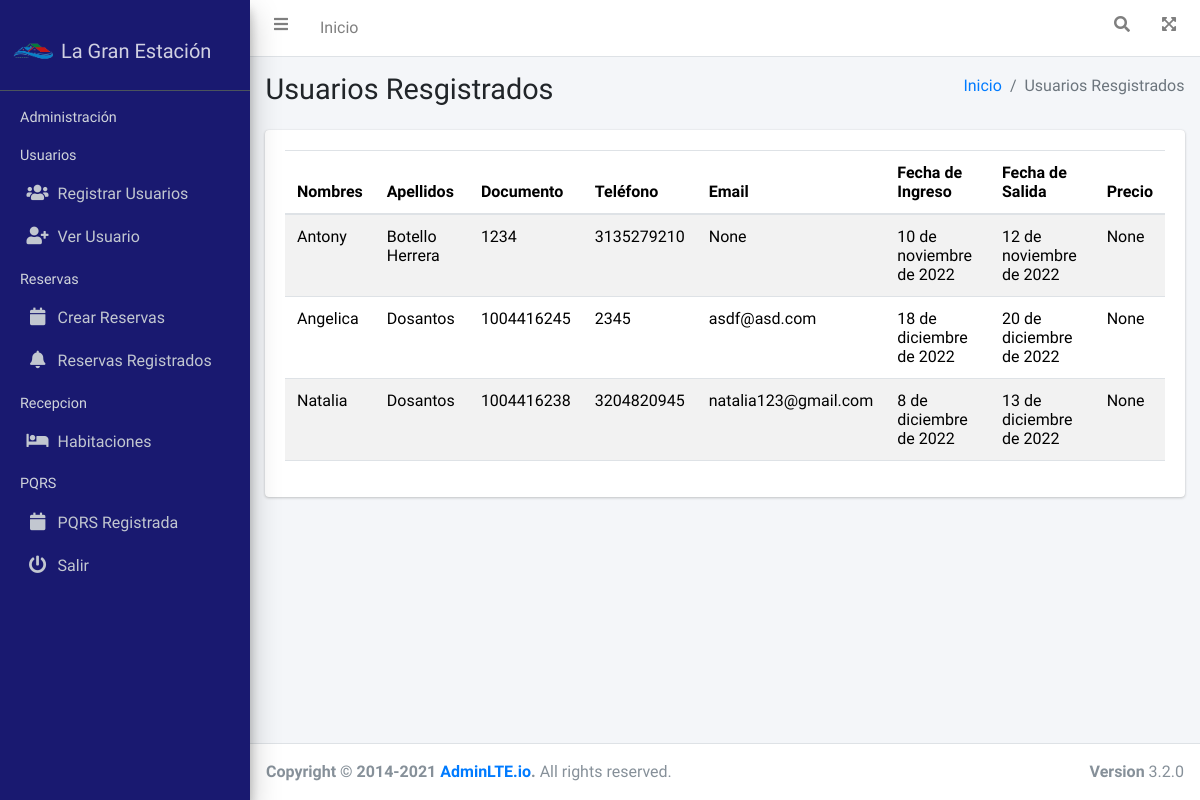
The app's page /reser/, older data.
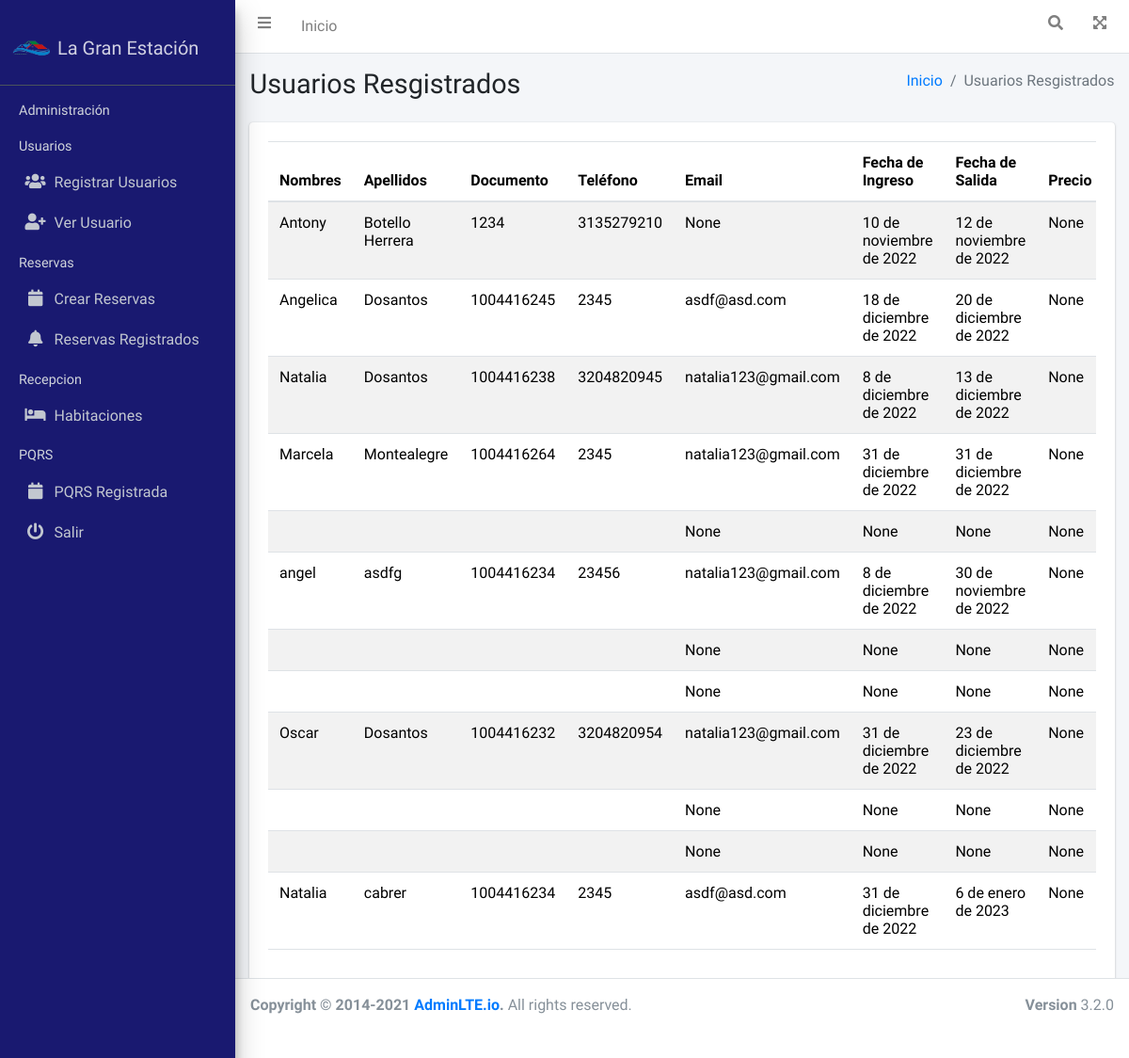
The same page, newer data.
### reserva/models.py (models this page shows, shortened)
class Reserva(models.Model):
    nombres=models.CharField(max_length=45, verbose_name="Nombres", blank=True)
    apellidos=models.CharField(max_length=45, verbose_name="Apellidos", blank=True)
    numeroDocumento=models.CharField(max_length=45, verbose_name="Cédula de Ciudadanía", blank=True)
    telefono=models.CharField(max_length=15, verbose_name="Teléfono", blank=True)
    correo = models.EmailField(verbose_name='Correo electrónico', null=True, blank=True)
    fechaIngreso=models.DateField(verbose_name="Check-In", help_text=u"MM/DA/AAAA",null=True, blank=True)
    fechaSalida=models.DateField(verbose_name="Check-Out", help_text=u"MM/DA/AAAA",null=True,  blank=True)
    valorReserva=models.BigIntegerField(validators=[MinValueValidator(0)], verbose_name="Valor Reserva",null=True,  blank=True)
    class metodoPago(models.TextChoices):
        Efectivo='Efectivo', _('Efectivo')
        TransferenciaBancaria='Transferencia Bancaria', _('Transferencia Bancaria')
    metodoPago=models.CharField(max_length=30, choices=metodoPago.choices, default=metodoPago.Efectivo, verbose_name="Método de Pago")
    class Estado(models.TextChoices):
        ACTIVO='1', _('Activo')
        INACTIVO='0', _('Inactivo')
    estado=models.CharField(max_length=1, choices=Estado.choices, default=Estado.ACTIVO, verbose_name="Estado")

### reserva/views.py (the view)
# urls.py: path('reser/',include('reserva.urls')),
def reserva(request):
    titulo = "Usuarios Resgistrados"
    reserva = Reserva.objects.all()
    context = {
        'titulo': titulo,
        'reserva': reserva
    }
    return render(request, 'reserva/usuario-registrado.html', context)

### General/templates/reserva/usuario-registrado.html (shortened to what this page needs)
{% extends 'partials/bodyAdmin.html' %}
{% load static %}
{% block contenido %}
<div class="container">
    <div class="card">
        <div class="card-body">
        <div id="example1_wrapper" class="dataTables_wrapper dt-bootstrap4 overflow-auto ">
            <table id="tabla-general" class="table table-striped nowrap ">
                <thead>
                    <th scope="">Nombres</th>
                    <th scope="">Apellidos</th>
                    <th scope="">Documento</th>
                    <th scope="">Teléfono</th>
                    <th scope="">Email</th>
                    <th scope="">Fecha de Ingreso</th>
                    <th scope="">Fecha de Salida</th>
                    <th scope="">Precio</th>
                </thead>
                <tbody>
                    {% for reserva in reserva  %}
                    <tr>
                        <td>{{reserva.nombres}}</td>
                        <td>{{reserva.apellidos}}</td>
                        <td>{{reserva.numeroDocumento}}</td>
                        <td>{{reserva.telefono}}</td>
                        <td>{{reserva.correo}}</td>
                        <td>{{reserva.fechaIngreso}}</td>
                        <td>{{reserva.fechaSalida}}</td>
                        <td>{{reserva.valorReserva}}</td>
                    </tr>
                    {% endfor %}
                </tbody>
            </table>
        </div>
        </div>
    </div>
</div>
{% endblock contenido %}

Row changes from the older to the newer data that the page shows:
added Reserva: nombres "Marcela", apellidos "Montealegre", numeroDocumento "1004416264", telefono "2345", correo "natalia123@gmail.com", fechaIngreso "31 de diciembre de 2022", fechaSalida "31 de diciembre de 2022", valorReserva "None"
added Reserva: correo "None", fechaIngreso "None", fechaSalida "None", valorReserva "None"
added Reserva: nombres "angel", apellidos "asdfg", numeroDocumento "1004416234", telefono "23456", correo "natalia123@gmail.com", fechaIngreso "8 de diciembre de 2022", fechaSalida "30 de noviembre de 2022", valorReserva "None"
added Reserva: correo "None", fechaIngreso "None", fechaSalida "None", valorReserva "None"
added Reserva: correo "None", fechaIngreso "None", fechaSalida "None", valorReserva "None"
added Reserva: nombres "Oscar", apellidos "Dosantos", numeroDocumento "1004416232", telefono "3204820954", correo "natalia123@gmail.com", fechaIngreso "31 de diciembre de 2022", fechaSalida "23 de diciembre de 2022", valorReserva "None"
added Reserva: correo "None", fechaIngreso "None", fechaSalida "None", valorReserva "None"
added Reserva: correo "None", fechaIngreso "None", fechaSalida "None", valorReserva "None"
added Reserva: nombres "Natalia", apellidos "cabrer", numeroDocumento "1004416234", telefono "2345", correo "asdf@asd.com", fechaIngreso "31 de diciembre de 2022", fechaSalida "6 de enero de 2023", valorReserva "None"
